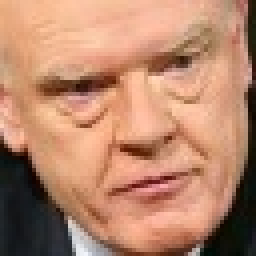
#> input picture other_faces/10517.jpg, 64 x 64 px, given in place of the camera (shown 4 times larger)
$ python get_my_faces_opencv.py
#> lines starting #> are read from the running program, lines starting #| are printed output that depends on the picture
#coding=utf-8
import cv2
import os
import sys
import random

out_dir = './my_faces'
if not os.path.exists(out_dir):
    os.makedirs(out_dir)


# 改变亮度与对比度
def relight(img, alpha=1, bias=0):
    w = img.shape[1]
    h = img.shape[0]
    #image = []
    for i in range(0,w):
        for j in range(0,h):
            for c in range(3):
                tmp = int(img[j,i,c]*alpha + bias)
                if tmp > 255:
                    tmp = 255
                elif tmp < 0:
                    tmp = 0
                img[j,i,c] = tmp
    return img


# 获取分类器
haar = cv2.CascadeClassifier('haarcascade_frontalface_default.xml')

# 打开摄像头 参数为输入流，可以为摄像头或视频文件
camera = cv2.VideoCapture(0)

n = 1
while 1:
    if (n <= 10000):
        print('It`s processing %s image.' % n)
        # 读帧
        success, img = camera.read()
#> img is the input picture: shape (64, 64, 3); mean B, G, R 107.5, 133.5, 183.3

        gray_img = cv2.cvtColor(img, cv2.COLOR_BGR2GRAY)
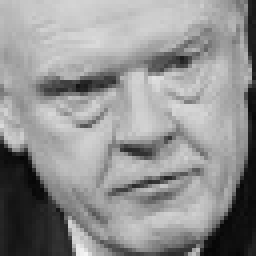
#> gray_img: shape (64, 64) (shown 4 times larger); min 6, max 244, mean 145.5
        faces = haar.detectMultiScale(gray_img, 1.3, 5)
#> faces = ()
        for f_x, f_y, f_w, f_h in faces:
            face = img[f_y:f_y+f_h, f_x:f_x+f_w]
            face = cv2.resize(face, (64,64))
            '''
            if n % 3 == 1:
                face = relight(face, 1, 50)
            elif n % 3 == 2:
                face = relight(face, 0.5, 0)
            '''
            face = relight(face, random.uniform(0.5, 1.5), random.randint(-50, 50))
            cv2.imshow('img', face)
            cv2.imwrite(out_dir+'/'+str(n)+'.jpg', face)
            n+=1
#> this loop made 0 passes
#> after the loop, n = 1
        key = cv2.waitKey(30) & 0xff
#> (key Esc is pressed here)
        if key == 27:
            break
    else:
        break

$ run again, on other_faces/4684.jpg
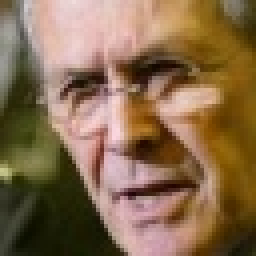
#> input picture other_faces/4684.jpg, 64 x 64 px, given in place of the camera (shown 4 times larger)
#> img is the input picture: shape (64, 64, 3); mean B, G, R 77.1, 106.9, 134.5
#> `gray_img = cv2.cvtColor(img, cv2.COLOR_BGR2GRAY)`:
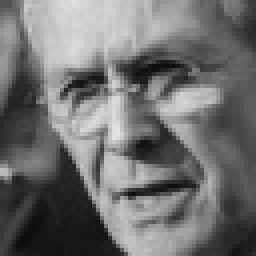
#> gray_img: shape (64, 64) (shown 4 times larger); min 10, max 227, mean 111.8
#> faces = [[6, 1, 53, 53]]
#> the loop `for f_x, f_y, f_w, f_h in faces:` made 1 pass
#> (f_x, f_y, f_w, f_h, w in relight, h in relight, n) on pass 1: (6, 1, 53, 53, 64, 64, 2)
#> pass 1, `face = relight(face, random.uniform(0.5, 1.5), random.randint(-50, 50))`:
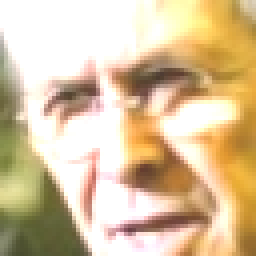
#> face: shape (64, 64, 3) (shown 4 times larger); mean B, G, R 158.6, 194.8, 217.9
#> after the loop `for f_x, f_y, f_w, f_h in faces:`: n = 2

$ run again, on other_faces/8563.jpg
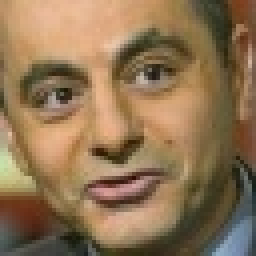
#> input picture other_faces/8563.jpg, 64 x 64 px, given in place of the camera (shown 4 times larger)
#> img is the input picture: shape (64, 64, 3); mean B, G, R 82.9, 115.4, 143
#> `gray_img = cv2.cvtColor(img, cv2.COLOR_BGR2GRAY)`:
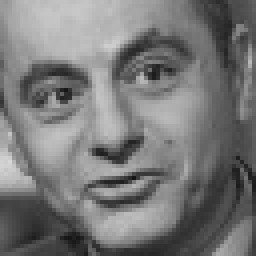
#> gray_img: shape (64, 64) (shown 4 times larger); min 22, max 214, mean 119.9
#> faces = ()
#> after the loop `for f_x, f_y, f_w, f_h in faces:`: n = 1
